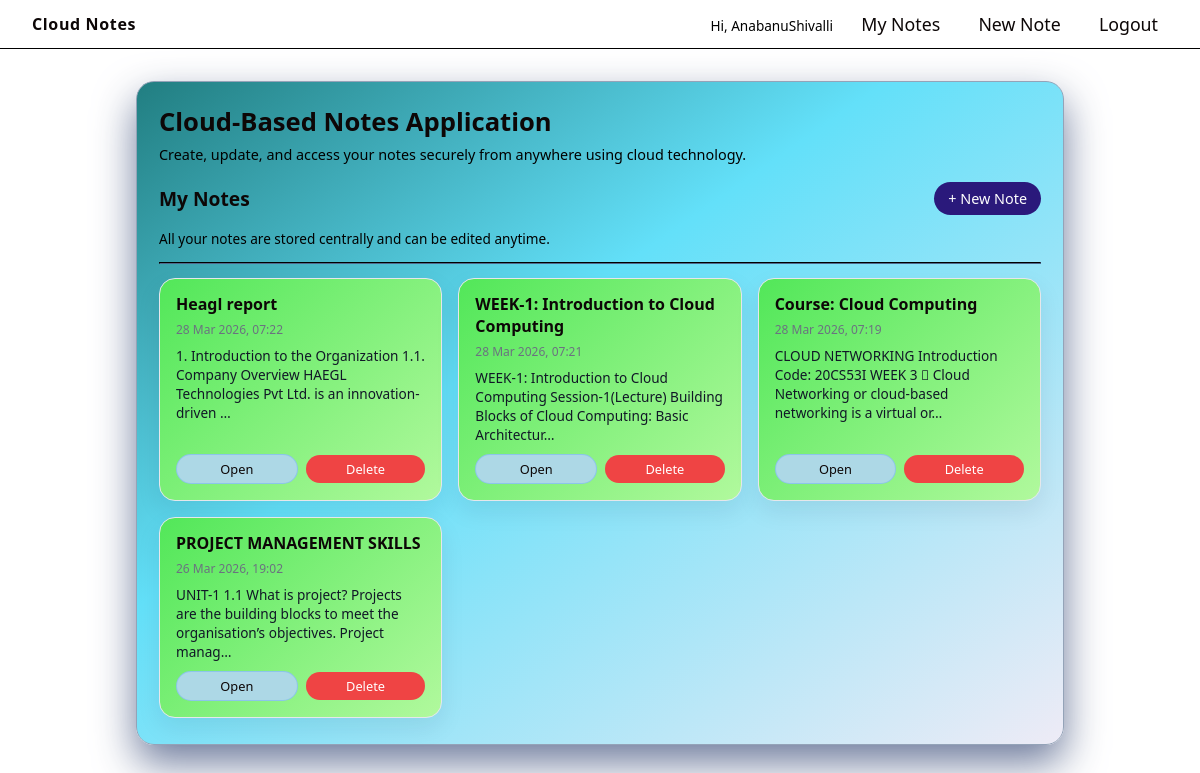
Screenshot of / (signed in) with the database file from the repository.
### notes/models.py (models this page shows, shortened)
class Note(models.Model):
    user = models.ForeignKey(User, on_delete=models.CASCADE, related_name='notes')
    title = models.CharField(max_length=200)
    content = models.TextField()
    created_at = models.DateTimeField(auto_now_add=True)
    updated_at = models.DateTimeField(auto_now=True)
    class Meta:
        ordering = ['-updated_at']

### notes/views.py (the view)
# urls.py: path('', views.note_list, name='note_list'),
@login_required
def note_list(request):
    notes = Note.objects.filter(user=request.user)
    return render(request, 'note_list.html', {'notes': notes})

### notes/templates/note_list.html (shortened to what this page needs)
{% extends 'base.html' %}
{% block content %}
<div class="section-header">
    <h2>My Notes</h2>
    <a href="{% url 'note_create' %}" class="btn">+ New Note</a>
</div>
<p class="muted">All your notes are stored centrally and can be edited anytime.</p>
<hr style="border-color:#1f2937; margin: 14px 0;">
{% if notes %}
    <div class="notes-grid">
        {% for note in notes %}
            <div class="note-card">
                <h3 class="note-card-title">{{ note.title }}</h3>
                <div class="note-card-meta">
                    {{ note.updated_at|date:"d M Y, H:i" }}
                </div>
                <p class="note-card-content">
                    {{ note.content|truncatechars:120 }}
                </p>
                <div class="note-card-footer">
                    <a href="{% url 'note_detail' note.pk %}" class="btn btn-secondary">Open</a>
                    <a href="{% url 'note_delete' note.pk %}" class="btn btn-danger">Delete</a>
                </div>
            </div>
        {% endfor %}
    </div>
{% else %}
    <p class="muted">You don't have any notes yet. Click "New Note" to create your first one.</p>
{% endif %}
{% endblock %}

### notes/templates/base.html (shortened to what this page needs)
<!DOCTYPE html>
<html>
<head>
</head>
<body>
<div class="navbar">
    <div class="navbar-title">Cloud Notes</div>
    <div class="navbar-links">
        {% if user.is_authenticated %}
            <span class="muted">Hi, {{ user.username }}</span>
            <a href="{% url 'note_list' %}">My Notes</a>
            <a href="{% url 'note_create' %}">New Note</a>
            <a href="{% url 'logout' %}">Logout</a>
        {% else %}
            <a href="{% url 'login' %}">Login</a>
            <a href="{% url 'register' %}">Register</a>
        {% endif %}
    </div>
</div>
<div class="main-wrapper">
    <div class="card">
        <h1>Cloud-Based Notes Application</h1>
        <p class="subtitle">
            Create, update, and access your notes securely from anywhere using cloud technology.
        </p>
        {% block content %}{% endblock %}
    </div>
</div>
</body>
</html>

### notes/templates/base.html (style rules this page uses)
:root { --primary: #2a197b; --primary-dark: #2a197b; --bg: #0f172a; --card-bg: #ffffff; --text: #0d0707; --muted: #000000; --danger: #ef4444; }
* { box-sizing: border-box; }
body { margin: 0; font-family: system-ui, -apple-system, BlinkMacSystemFont, "Segoe UI", sans-serif; background: radial-gradient(square at top, #676f7d 0, #f5f5f7 55%); color: var(--text); min-height: 100vh; }
.navbar { display: flex; justify-content: space-between; align-items: center; padding: 12px 32px; background: rgba(255, 255, 255, 0.95); border-bottom: 1px solid #000000; position: sticky; top: 0; z-index: 10; backdrop-filter: blur(10px); }
.navbar-title { font-weight: 700; letter-spacing: 0.04em; }
.navbar-links a { color: var(--text); margin-left: 14px; text-decoration: none; font-size: 1.11rem; padding: 10px 10px; border-radius: 999spx; transition: all 0.15s ease; }
.main-wrapper { max-width: 960px; margin: 32px auto; padding: 0 16px 40px; }
.card { background: linear-gradient(145deg, #217e81, #63e0f9 40%, #eeebf6 100%); border-radius: 18px; padding: 22px 22px 26px; box-shadow: 0 18px 40px rgba(95, 110, 146, 0.9); border: 1px solid rgb(148, 163, 184); }
h1 { margin: 0 0 6px; font-size: 1.6rem; }
.subtitle { margin: 0 0 18px; font-size: 0.9rem; color: var(--muted); }
.btn { display: inline-block; border: none; padding: 7px 14px; border-radius: 999px; background: var(--primary); color: white; text-decoration: none; font-size: 0.9rem; cursor: pointer; transition: all 0.15s ease; }
.btn-secondary { background: lightblue; border: 1px solid rgba(90, 167, 240, 0.4); color: var(--text); }
.btn-danger { background: var(--danger); }
.section-header { display: flex; justify-content: space-between; align-items: center; margin-bottom: 14px; }
.section-header h2 { margin: 0; font-size: 1.2rem; }
.muted { color: var(--muted); font-size: 0.85rem; }

### notes/templates/note_list.html (style rules this page uses)
.notes-grid { display: grid; grid-template-columns: repeat(auto-fill, minmax(240px, 1fr)); gap: 16px; margin-top: 10px; }
.note-card { background: linear-gradient(135deg, #52e759, #b1f99d); border-radius: 16px; padding: 14px 16px 16px; border: 1px solid #e5e7eb; box-shadow: 0 10px 25px rgba(15, 23, 42, 0.08); position: relative; display: flex; flex-direction: column; min-height: 150px; transition: transform 0.15s ease, box-shadow 0.15s ease; }
.note-card-title { font-size: 1rem; font-weight: 600; margin: 0 0 6px; }
.note-card-meta { font-size: 0.75rem; color: #6b7280; margin-bottom: 8px; }
.note-card-content { font-size: 0.85rem; color: #111827; margin: 0 0 10px; line-height: 1.4; }
.note-card-footer { margin-top: auto; display: flex; justify-content: space-between; align-items: center; gap: 8px; }
.note-card-footer .btn { font-size: 0.8rem; padding: 5px 10px; flex: 1; text-align: center; }

### rows the page displays
Note: title "Heagl report", updated_at "28 Mar 2026, 07:22", content "1. Introduction to the Organization 1.1. Company Overview HAEGL Technologies Pvt Ltd. is an innovation-driven …"
Note: title "WEEK-1: Introduction to Cloud Computing", updated_at "28 Mar 2026, 07:21", content "WEEK-1: Introduction to Cloud Computing Session-1(Lecture) Building Blocks of Cloud Computing: Basic Architectur…"
Note: title "Course: Cloud Computing", updated_at "28 Mar 2026, 07:19", content "CLOUD NETWORKING Introduction Code: 20CS53I WEEK 3  Cloud Networking or cloud-based networking is a virtual or…"
Note: title "PROJECT MANAGEMENT SKILLS", updated_at "26 Mar 2026, 19:02", content "UNIT-1 1.1 What is project? Projects are the building blocks to meet the organisation’s objectives. Project manag…"

### other values shown
{{ user.username }} "AnabanuShivalli"
